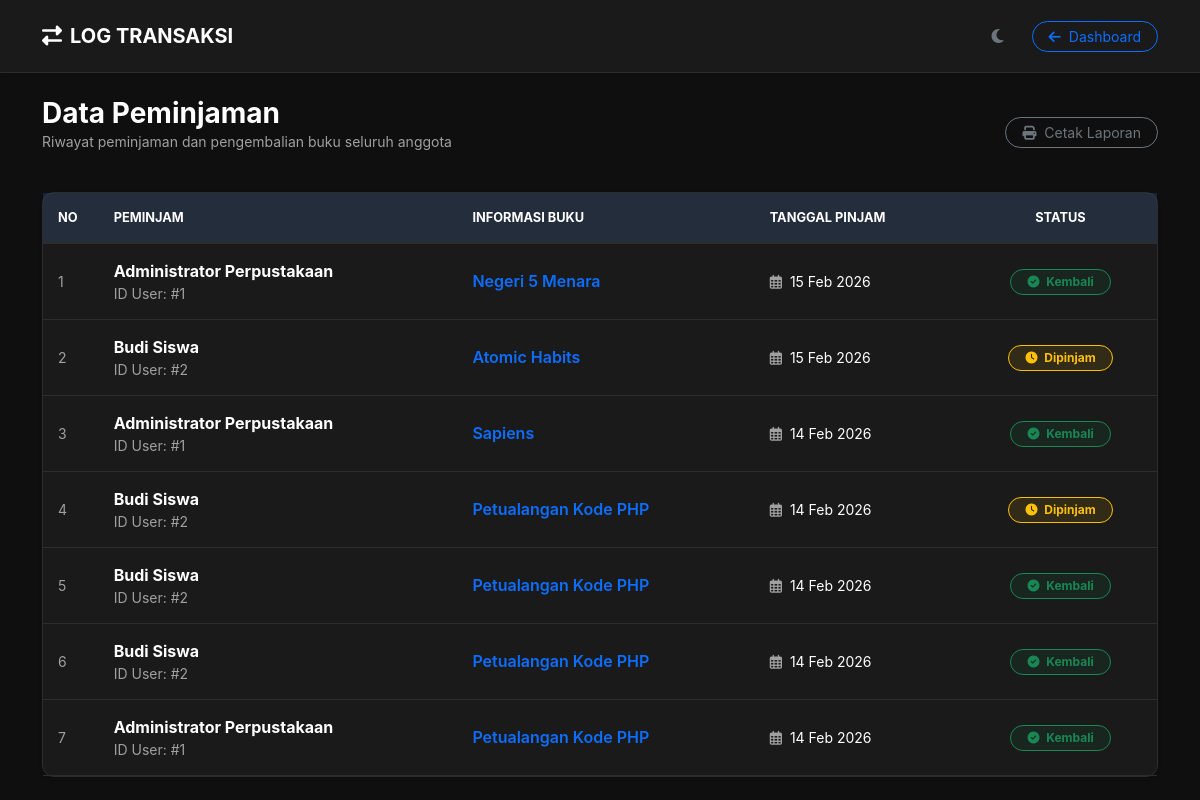
Screenshot of /admin/transaksi.php (signed in) with the database file from the repository.
### tables this page shows
CREATE TABLE `transaksi` (
  `id` int(11) NOT NULL,
  `user_id` int(11) NOT NULL,
  `buku_id` int(11) NOT NULL,
  `tanggal_pinjam` date NOT NULL,
  `tanggal_kembali` date DEFAULT NULL,
  `status` enum('dipinjam','kembali') DEFAULT 'dipinjam',
  `terakhir_baca` int(11) NOT NULL
);

CREATE TABLE `users` (
  `id` int(11) NOT NULL,
  `nama` varchar(100) NOT NULL,
  `email` varchar(100) NOT NULL,
  `password` varchar(255) NOT NULL,
  `role` enum('admin','user') DEFAULT 'user'
);

CREATE TABLE `buku` (
  `id` int(11) NOT NULL,
  `judul` varchar(255) NOT NULL,
  `pengarang` varchar(255) NOT NULL,
  `penerbit` varchar(255) DEFAULT NULL,
  `tahun_terbit` year(4) DEFAULT NULL,
  `sinopsis` varchar(1500) NOT NULL,
  `isbn` varchar(50) DEFAULT NULL,
  `stok` int(11) DEFAULT 0
);

### admin/transaksi.php (the view, shortened to what this page needs)
<?php
include "../config/koneksi.php";
?>
<!DOCTYPE html>
<html lang="id">
<head>
    <link href="https://cdn.jsdelivr.net/npm/bootstrap@5.3.2/dist/css/bootstrap.min.css" rel="stylesheet">
    <link href="https://cdnjs.cloudflare.com/ajax/libs/font-awesome/6.4.2/css/all.min.css" rel="stylesheet">
    <link rel="stylesheet" href="../assets/style.css">
</head>
<body>
<nav class="navbar navbar-expand-lg shadow-sm mb-4">
    <div class="container">
        <span class="navbar-brand fw-bold text-primary"><i class="fas fa-exchange-alt me-2"></i>LOG TRANSAKSI</span>
        <div class="ms-auto d-flex align-items-center">
            <button id="theme-toggle" class="btn btn-outline-secondary border-0 rounded-circle me-3">
                <i id="theme-icon" class="fas fa-moon"></i>
            </button>
            <a href="dashboard.php" class="btn btn-outline-primary btn-sm rounded-pill px-3">
                <i class="fas fa-arrow-left me-1"></i> Dashboard
            </a>
        </div>
    </div>
</nav>
<div class="container">
    <div class="d-flex justify-content-between align-items-center mb-4">
        <div>
            <h3 class="fw-bold mb-0">Data Peminjaman</h3>
            <p class="text-secondary small">Riwayat peminjaman dan pengembalian buku seluruh anggota</p>
        </div>
        <button onclick="window.print()" class="btn btn-outline-secondary btn-sm rounded-pill px-3">
            <i class="fas fa-print me-1"></i> Cetak Laporan
        </button>
    </div>
    <div class="card shadow-sm border-0">
        <div class="table-responsive">
            <table class="table table-hover align-middle mb-0">
                <thead class="bg-primary bg-opacity-10">
                    <tr>
                        <th class="px-4 py-3" width="5%">No</th>
                        <th>Peminjam</th>
                        <th>Informasi Buku</th>
                        <th>Tanggal Pinjam</th>
                        <th class="text-center">Status</th>
                    </tr>
                </thead>
                <tbody>
                    <?php
                    $no=1;
                    $data = mysqli_query($conn,"
                        SELECT transaksi.*, users.nama, buku.judul
                        FROM transaksi
                        JOIN users ON transaksi.user_id=users.id
                        JOIN buku ON transaksi.buku_id=buku.id
                        ORDER BY transaksi.id DESC
                    ");
                    if(mysqli_num_rows($data) > 0):
                        while($d = mysqli_fetch_assoc($data)):
                    ?>
                    <tr>
                        <td class="px-4 text-muted small"><?= $no++ ?></td>
                        <td>
                            <div class="fw-bold"><?= htmlspecialchars($d['nama']) ?></div>
                            <div class="text-muted small">ID User: #<?= $d['user_id'] ?></div>
                        </td>
                        <td>
                            <div class="text-primary fw-semibold"><?= htmlspecialchars($d['judul']) ?></div>
                        </td>
                        <td>
                            <div class="small"><i class="far fa-calendar-alt me-1 text-secondary"></i> <?= date('d M Y', strtotime($d['tanggal_pinjam'])) ?></div>
                        </td>
                        <td class="text-center">
                            <?php if($d['status'] == 'dipinjam'): ?>
                                <span class="badge bg-warning bg-opacity-10 text-warning border border-warning px-3 rounded-pill">
                                    <i class="fas fa-clock me-1"></i> Dipinjam
                                </span>
                            <?php else: ?>
                                <span class="badge bg-success bg-opacity-10 text-success border border-success px-3 rounded-pill">
                                    <i class="fas fa-check-circle me-1"></i> Kembali
                                </span>
                            <?php endif; ?>
                        </td>
                    </tr>
                    <?php
                        endwhile;
                    else:
                    ?>
                    <tr>
                        <td colspan="5" class="text-center py-5 text-muted">Belum ada data transaksi.</td>
                    </tr>
                    <?php endif; ?>
                </tbody>
            </table>
        </div>
    </div>
</div>
</body>
</html>

### assets/style.css (style rules this page uses)
:root { --bg-body: #0f0f0f; --bg-card: #1a1a1a; --bg-input: #242424; --text-main: #ffffff; --text-muted: #a0a0a0; --border-color: #2d2d2d; --nav-bg: #1a1a1a; --primary-blue: #0d6efd; --accent-shadow: rgba(0, 0, 0, 0.5); }
body { background-color: var(--bg-body) !important; color: var(--text-main) !important; font-family: 'Inter', 'Segoe UI', Roboto, sans-serif; transition: background 0.4s cubic-bezier(0.4, 0, 0.2, 1), color 0.4s cubic-bezier(0.4, 0, 0.2, 1); margin: 0; overflow-x: hidden; }
h1, h2, h3, h4, h5, h6, .fw-bold { color: var(--text-main) !important; }
.card, .book-card, .stat-card, .bg-dark-card { background-color: var(--bg-card) !important; border: 1px solid var(--border-color) !important; color: var(--text-main) !important; border-radius: 12px; transition: transform 0.3s ease, box-shadow 0.3s ease, background 0.4s, border 0.4s; }
.navbar { background-color: var(--nav-bg) !important; border-bottom: 1px solid var(--border-color) !important; padding: 1rem 1.5rem; }
.table, .table-responsive, .table > :not(caption) > * > *, .table-hover tbody tr:hover > * { background-color: transparent !important; color: var(--text-main) !important; box-shadow: none !important; }
.table thead th { background-color: rgba(255, 255, 255, 0.05) !important; border-bottom: 2px solid var(--border-color) !important; color: var(--text-main) !important; text-transform: uppercase; font-size: 0.8rem; padding: 15px !important; }
.table tbody td { border-bottom: 1px solid var(--border-color) !important; padding: 15px !important; }
.table .text-muted, .table .text-secondary { color: var(--text-muted) !important; }
.text-secondary { color: var(--text-muted) !important; }
.badge { padding: 0.5em 0.8em; border-radius: 6px; }
#theme-toggle { cursor: pointer; transition: transform 0.3s ease; }

### rows the page displays
transaksi: user.nama "Administrator Perpustakaan", user "1", buku.judul "Negeri 5 Menara", tanggal_pinjam "15 Feb 2026", status "Kembali"
transaksi: user.nama "Budi Siswa", user "2", buku.judul "Atomic Habits", tanggal_pinjam "15 Feb 2026", status "dipinjam" (drawn)
transaksi: user.nama "Administrator Perpustakaan", user "1", buku.judul "Sapiens", tanggal_pinjam "14 Feb 2026", status "Kembali"
transaksi: user.nama "Budi Siswa", user "2", buku.judul "Petualangan Kode PHP", tanggal_pinjam "14 Feb 2026", status "dipinjam" (drawn)
transaksi: user.nama "Budi Siswa", user "2", buku.judul "Petualangan Kode PHP", tanggal_pinjam "14 Feb 2026", status "Kembali"
transaksi: user.nama "Budi Siswa", user "2", buku.judul "Petualangan Kode PHP", tanggal_pinjam "14 Feb 2026", status "Kembali"
transaksi: user.nama "Administrator Perpustakaan", user "1", buku.judul "Petualangan Kode PHP", tanggal_pinjam "14 Feb 2026", status "Kembali"
